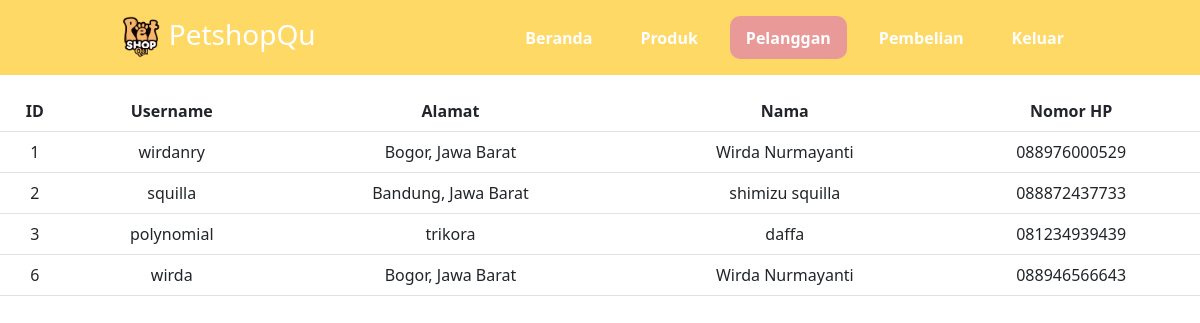
/tpelanggan.php (signed in), run on the app's committed database.
### tables this page shows
CREATE TABLE `pelanggan` (
  `ID_pelanggan` int(6) NOT NULL,
  `username` varchar(65) NOT NULL,
  `password` varchar(8) NOT NULL,
  `role` varchar(9) NOT NULL,
  `nama_pelanggan` varchar(32) NOT NULL,
  `alamat_pelanggan` varchar(32) NOT NULL,
  `no_hp` varchar(12) NOT NULL
);

### tpelanggan.php (the view, shortened to what this page needs)
<?php
    include "koneksi.php";
?>
<!doctype html>
<html lang="en" class="h-100">
<head>
    <link rel="stylesheet" href="https://cdn.jsdelivr.net/npm/bootstrap-icons@1.8.3/font/bootstrap-icons.css">
    <link href="./dist/css/bootstrap.min.css" rel="stylesheet">
    <link href="style.css?<?= time();?>" rel="stylesheet">
</head>
<body class="h-100 text-center text-black">
    <div class="d-flex w-100 mx-auto flex-column">
        <header class="mb-auto py-3" style="background:#FFD966">
            <div class="cover-container mx-auto text-white">
                <h3 class="float-md-start mb-0"> <img style="width: auto; height: 1.5em" src="logo.png" alt="">
                    PetshopQu</h3>
                <nav class="nav nav-masthead justify-content-center float-md-end">
                    <a class="nav-link fw-bold" href="index.php">Beranda</a>
                    <a class="nav-link fw-bold" href="tproduk.php">Produk</a>
                    <a class="nav-link fw-bold active" href="tpelanggan.php">Pelanggan</a>
                    <a class="nav-link fw-bold" href="tpembelian.php">Pembelian</a>
                    <?php
              if (isset ($_SESSION["role"])=="admin") {
                echo '
                <a class="nav-link fw-bold" href="keluar.php">Keluar</a>
                ';
              }
            ?>
                </nav>
            </div>
        </header>
    </div>
    <table class="table mt-3">
        <thead>
            <tr>
                <th>ID</th>
                <th>Username</th>
                <th>Alamat</th>
                <th>Nama</th>
                <th>Nomor HP</th>
            </tr>
        </thead>
        <tbody>
            <?php
                $QUERY=mysqli_query($KONEKSI, "SELECT * FROM `pelanggan`");
                while ($DATA=mysqli_fetch_assoc($QUERY)) {
                    echo "
                    <tr>
                        <td>".$DATA['ID_pelanggan']."</td>
                        <td>".$DATA['username']."</td>
                        <td>".$DATA['alamat_pelanggan']."</td>
                        <td>".$DATA['nama_pelanggan']."</td>
                        <td>".$DATA['no_hp']."</td>
                    </tr>
                    ";
                }
            ?>
        </tbody>
    </table>
</body>
</html>

### style.css (style rules this page uses)
html, body { height: 100%; }
.cover-container { max-width: 80%; }
.nav-masthead .nav-link { color: #fff; padding: 0.6em 1em; }
.nav-masthead .nav-link + .nav-link { margin-left: 1rem; }
.nav-masthead .active { color: #fff; background:#EA9999; border-radius: 10px; }

### data on the page
pelanggan: ID_pelanggan "1", username "wirdanry", alamat_pelanggan "Bogor, Jawa Barat", nama_pelanggan "Wirda Nurmayanti", no_hp "088976000529"
pelanggan: ID_pelanggan "2", username "squilla", alamat_pelanggan "Bandung, Jawa Barat", nama_pelanggan "shimizu squilla", no_hp "088872437733"
pelanggan: ID_pelanggan "3", username "polynomial", alamat_pelanggan "trikora", nama_pelanggan "daffa", no_hp "081234939439"
pelanggan: ID_pelanggan "6", username "wirda", alamat_pelanggan "Bogor, Jawa Barat", nama_pelanggan "Wirda Nurmayanti", no_hp "088946566643"
